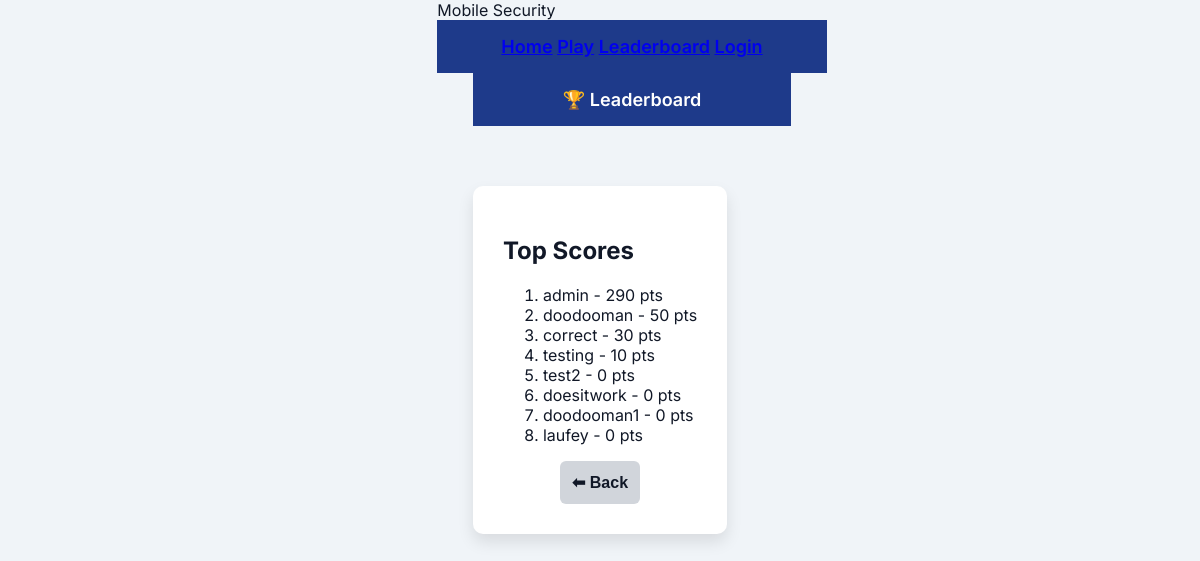
The page /leaderboard/ (signed in) on the database as committed earlier.
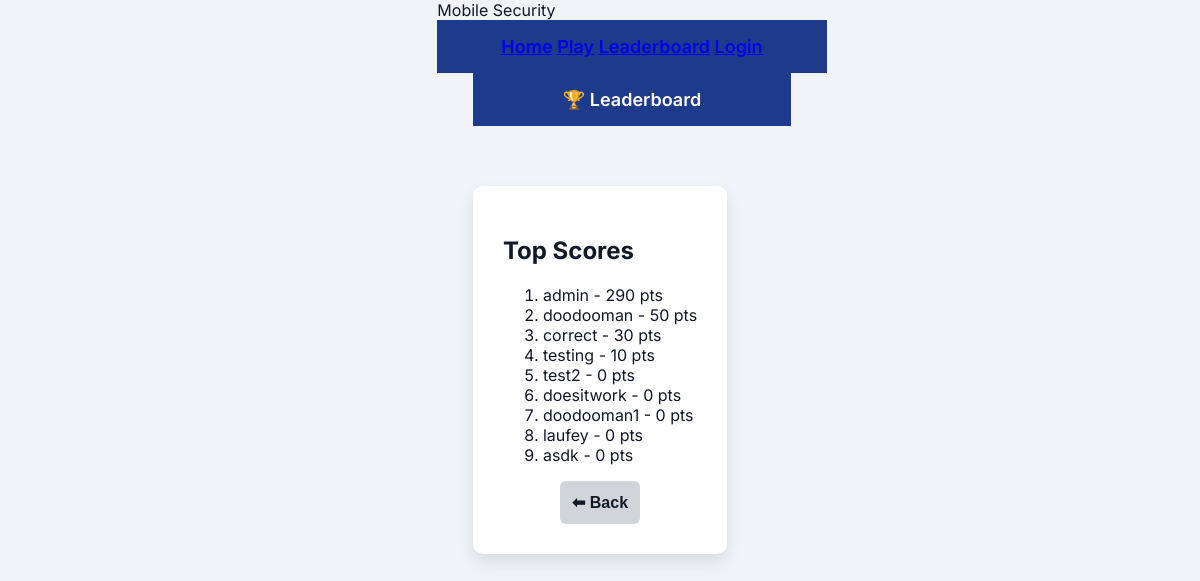
The same page on the database as committed later.
### accounts/models.py (models this page shows)
class CustomUser(AbstractUser):
    high_score = models.IntegerField(default=0)
    email = models.EmailField(unique=True)
    is_guest = models.BooleanField(default=False)

### core/views.py (the view)
# urls.py: path('leaderboard/', views.leaderboard_page, name='leaderboard-page'),
@login_required(login_url='accounts:login-page')
def leaderboard_page(request):
    top_users = User.objects.order_by('-high_score')[:10]
    return render(request, 'leaderboard.html', {'top_users': top_users})

### core/templates/leaderboard.html (shortened to what this page needs)
{% extends "global.html" %}
{% load static %}
{% block extra_css %}
  <link rel="stylesheet" href="{% static 'homepage/css/style.css' %}">
{% endblock %}
{% block content %}
<head>
</head>
<body>
<nav>🏆 Leaderboard</nav>
<div class="card">
  <h2>Top Scores</h2>
  {% if top_users %}
    <ol>
      {% for user in top_users %}
        <li>{{ user.username }} - {{ user.high_score }} pts</li>
      {% endfor %}
    </ol>
  {% else %}
    <p>No users have scores yet.</p>
  {% endif %}
  <div class="back-button">
    <a href="{% url 'core:home-page' %}"><button>⬅ Back</button></a>
  </div>
</div>
</body>
{% endblock %}

Rows that differ between the two databases and show on the page:
added CustomUser: username "asdk", high_score "0"
